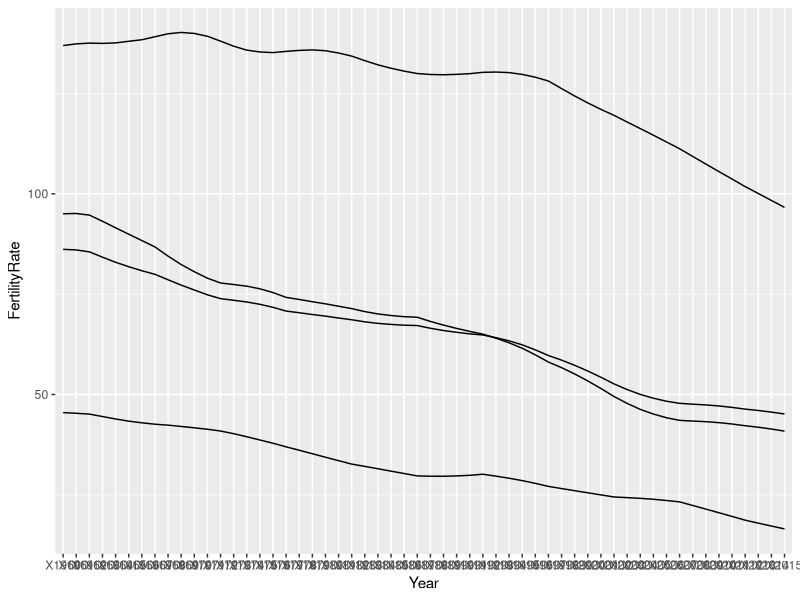
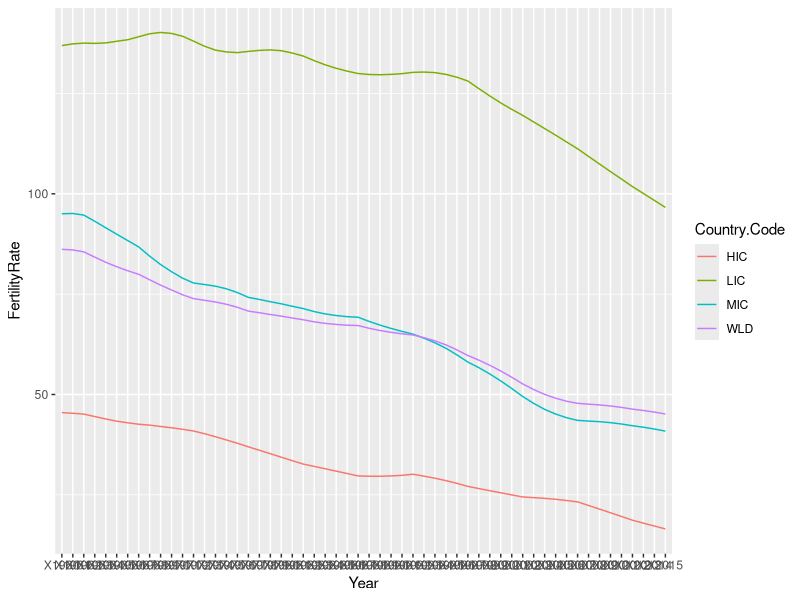
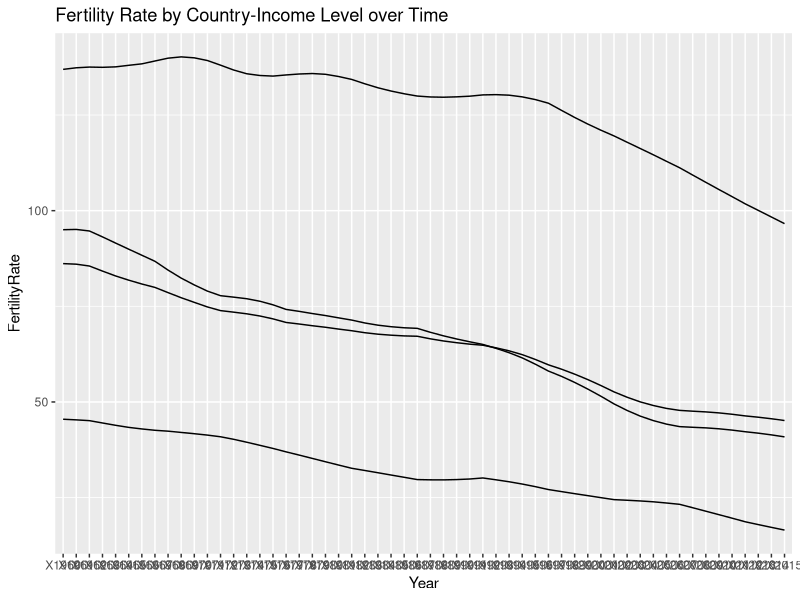
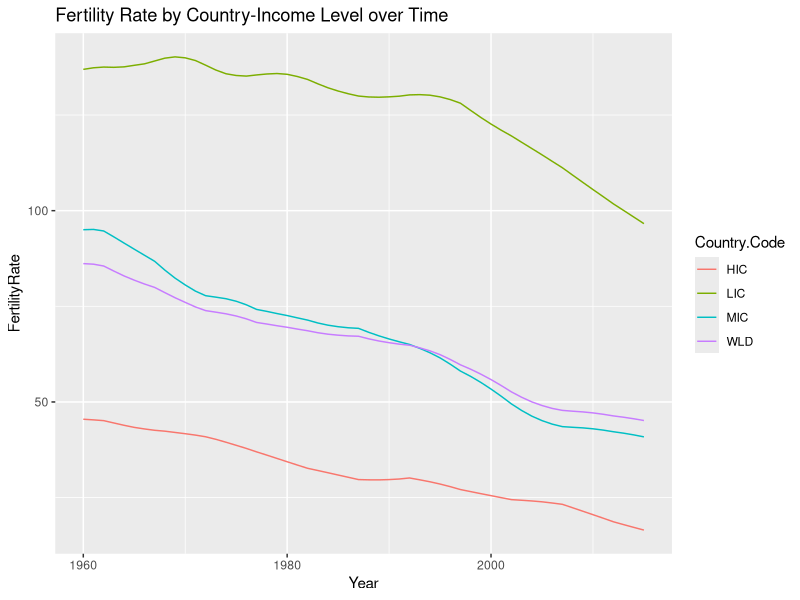
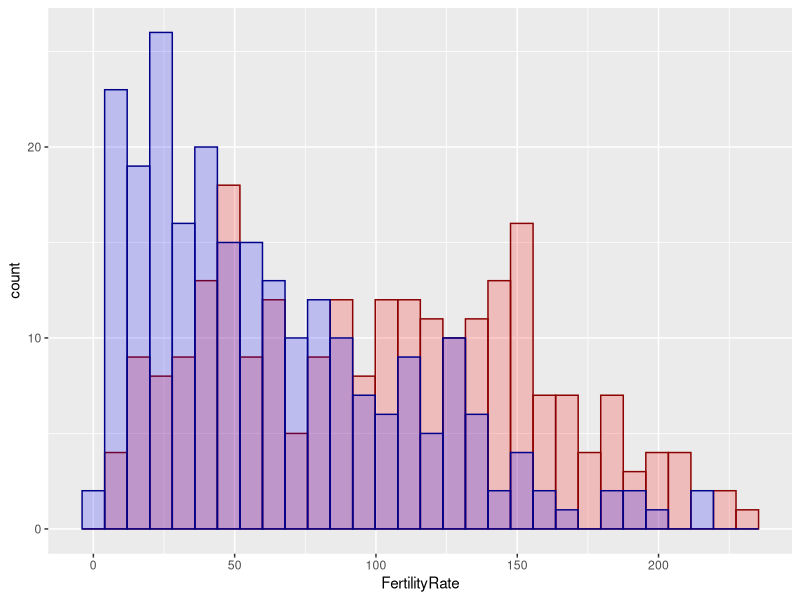
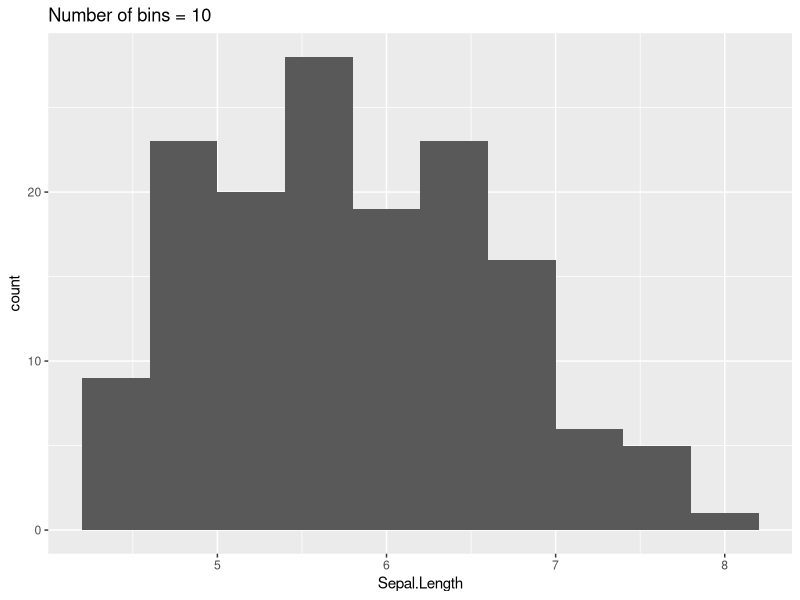
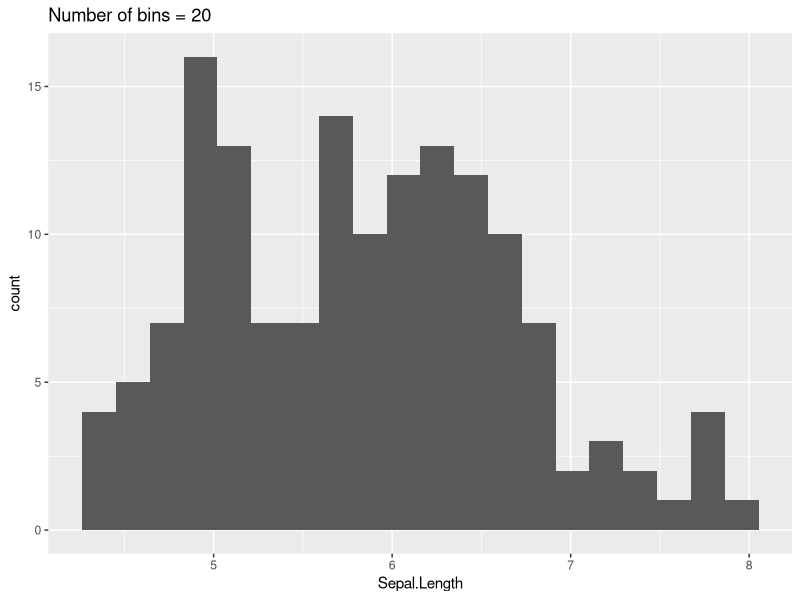
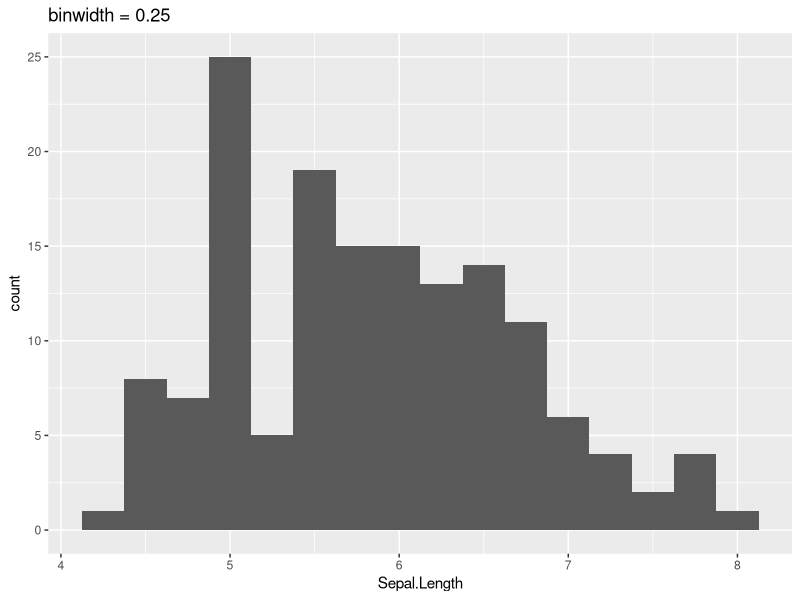

Write R code to recreate these figures, in order.
## ---- chunk 1
knitr::opts_chunk$set(echo = TRUE)
## ---- chunk 2
library(tidyverse)
library(utils)

gender_data <- read_csv("Gender_StatsData.csv")
## ---- chunk 3
gender_data
## ---- chunk 4
knitr::kable(gender_data[1:15, ])
## ---- chunk 5
gender_data %>%
  count(Country.Code, Indicator.Code) %>%
  filter(n > 1)
## ---- chunk 6
teenager_fr <- filter(
  gender_data,
  Indicator.Code == "SP.ADO.TFRT"
)

teenager_fr
## ---- chunk 7
subset(gender_data, Indicator.Code == "SP.ADO.TFRT")
## ---- chunk 8
mean_fr_1960 <- mean(teenager_fr$X1960, na.rm = TRUE) %>% round(2)
cat("Sample mean of FR in 1960: ", mean_fr_1960)
## ---- chunk 9
sd_fr_1960 <- sd(teenager_fr$X1960, na.rm = TRUE) %>% round(2)
cat("Standard deviation of FR in 1960: ", sd_fr_1960)
## ---- chunk 10
mean_fr_2000 <- mean(teenager_fr$X2000, na.rm = TRUE) %>% round(2)
cat("Sample mean of FR in 2000: ", mean_fr_2000)
## ---- chunk 11
sd_fr_2000 <- sd(teenager_fr$X2000, na.rm = TRUE) %>% round(2)
cat("Standard deviation of FR in 2000: ", sd_fr_2000)
## ---- chunk 12
byincomelevel <- filter(teenager_fr, Country.Code %in% c("LIC", "MIC", "HIC", "WLD"))

byincomelevel
## ---- chunk 13
plotdata_bygroupyear <- gather(byincomelevel, Year, FertilityRate, X1960:X2015) %>%
  select(Year, Country.Name, Country.Code, FertilityRate)

plotdata_bygroupyear
## ---- chunk 14
byincomelevel %>%
  pivot_longer(X1960:X2015, names_to = "Year", values_to = "FertilityRate") %>%
  select(Year, Country.Name, Country.Code, FertilityRate) %>%
  arrange(Year)
## ---- chunk 15
plotdata_byyear <- select(plotdata_bygroupyear, Country.Code, Year, FertilityRate) %>%
  spread(Country.Code, FertilityRate)

plotdata_byyear
## ---- chunk 16
plotdata_bygroupyear %>%
  select(Country.Code, Year, FertilityRate) %>%
  pivot_wider(names_from = Country.Code, values_from = FertilityRate)
## ---- chunk 17
plotdata_bygroupyear %>%
  spread(Country.Code, FertilityRate)
## ---- chunk 18
ggplot(plotdata_bygroupyear, aes(x = Year, y = FertilityRate, group = Country.Code)) +
  geom_line()
## ---- chunk 19
ggplot(plotdata_bygroupyear, aes(x = Year, y = FertilityRate, group = Country.Code, color = Country.Code)) +
  geom_line()
## ---- chunk 20
ggplot(plotdata_bygroupyear, aes(x = Year, y = FertilityRate, group = Country.Code)) +
  geom_line() +
  labs(title = "Fertility Rate by Country-Income Level over Time")
## ---- chunk 21
plotdata_bygroupyear %>%
  mutate(year = str_sub(Year, -4))
## ---- chunk 22
plotdata_bygroupyear %>%
  mutate(year = str_sub(Year, 2, 5))
## ---- chunk 23
plotdata_bygroupyear %>%
  mutate(year = str_replace(Year, "X", ""))
## ---- chunk 24
plotdata_bygroupyear <- mutate(plotdata_bygroupyear, Year = as.numeric(str_replace(Year, "X", "")))

plotdata_bygroupyear
## ---- chunk 25
ggplot(plotdata_bygroupyear, aes(x = Year, y = FertilityRate, color = Country.Code)) +
  geom_line() +
  labs(title = "Fertility Rate by Country-Income Level over Time")
## ---- chunk 26
histdata_twoyears <- select(teenager_fr, Country.Name, Country.Code, Indicator.Name, Indicator.Code, X1960, X2000)

histdata_twoyears <- gather(teenager_fr, Year, FertilityRate, X1960, X2000) %>%
  select(Year, Country.Name, Country.Code, FertilityRate)

histdata_twoyears <- filter(histdata_twoyears, !is.na(FertilityRate))

ggplot(histdata_twoyears, aes(x = FertilityRate)) +
  geom_histogram(
    data = subset(histdata_twoyears, Year == "X1960"),
    color = "darkred", fill = "red", alpha = 0.2
  ) +
  geom_histogram(
    data = subset(histdata_twoyears, Year == "X2000"),
    color = "darkblue", fill = "blue", alpha = 0.2
  )
## ---- chunk 27
ggplot(iris) +
  geom_histogram(aes(x = Sepal.Length), bins = 10) +
  labs(title = "Number of bins = 10")

ggplot(iris) +
  geom_histogram(aes(x = Sepal.Length), bins = 20) +
  labs(title = "Number of bins = 20")
## ---- chunk 28
ggplot(iris) +
  geom_histogram(aes(x = Sepal.Length), binwidth = 0.25) +
  labs(title = "binwidth = 0.25")

ggplot(iris) +
  geom_histogram(aes(x = Sepal.Length), binwidth = 0.5) +
  labs(title = "binwidth = 0.5")
## ---- chunk 29
ggplot(iris) +
  geom_histogram(aes(x = Sepal.Length), breaks = c(4, 5, 6, 7, 8)) +
  labs(title = "breaks = 4, 5, 6, 7, 8")

ggplot(iris) +
  geom_histogram(aes(x = Sepal.Length), breaks = c(4, 4.4, 4.8, 5.2, 5.6, 6, 6.4, 6.8, 7.2, 7.4, 7.8, 8.2)) +
  labs(title = "breaks = 4, 4.4, 4.8, 5.2, 5.6, 6, 6.4, 6.8, 7.2, 7.4, 7.8, 8.2")
